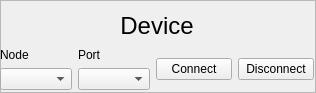
<?xml version="1.0" encoding="UTF-8"?>
<ui version="4.0">
 <class>SerialConnection</class>
 <widget class="QFrame" name="SerialConnection">
  <property name="geometry">
   <rect>
    <x>0</x>
    <y>0</y>
    <width>316</width>
    <height>93</height>
   </rect>
  </property>
  <property name="sizePolicy">
   <sizepolicy hsizetype="Fixed" vsizetype="Fixed">
    <horstretch>0</horstretch>
    <verstretch>0</verstretch>
   </sizepolicy>
  </property>
  <property name="windowTitle">
   <string>Device</string>
  </property>
  <property name="frameShape">
   <enum>QFrame::StyledPanel</enum>
  </property>
  <property name="frameShadow">
   <enum>QFrame::Raised</enum>
  </property>
  <widget class="QWidget" name="">
   <property name="geometry">
    <rect>
     <x>0</x>
     <y>10</y>
     <width>314</width>
     <height>80</height>
    </rect>
   </property>
   <layout class="QVBoxLayout" name="verticalLayout_3">
    <item>
     <widget class="QLabel" name="device_label">
      <property name="font">
       <font>
        <pointsize>18</pointsize>
       </font>
      </property>
      <property name="text">
       <string>Device</string>
      </property>
      <property name="alignment">
       <set>Qt::AlignCenter</set>
      </property>
     </widget>
    </item>
    <item>
     <layout class="QHBoxLayout" name="horizontalLayout">
      <item>
       <layout class="QVBoxLayout" name="node_layout">
        <item>
         <widget class="QLabel" name="node_label">
          <property name="text">
           <string>Node</string>
          </property>
         </widget>
        </item>
        <item>
         <widget class="QComboBox" name="node"/>
        </item>
       </layout>
      </item>
      <item>
       <layout class="QVBoxLayout" name="port_layout">
        <item>
         <widget class="QLabel" name="port_label">
          <property name="text">
           <string>Port</string>
          </property>
         </widget>
        </item>
        <item>
         <widget class="QComboBox" name="port"/>
        </item>
       </layout>
      </item>
      <item>
       <widget class="QPushButton" name="connect">
        <property name="text">
         <string>Connect</string>
        </property>
       </widget>
      </item>
      <item>
       <widget class="QPushButton" name="disconnect">
        <property name="text">
         <string>Disconnect</string>
        </property>
       </widget>
      </item>
     </layout>
    </item>
   </layout>
  </widget>
 </widget>
 <resources/>
 <connections/>
</ui>
